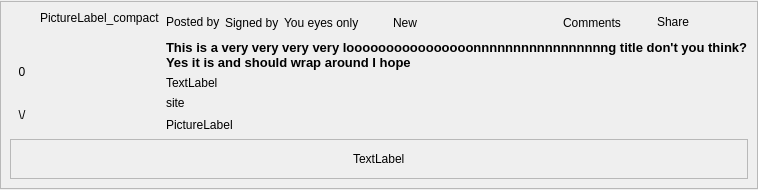
<?xml version="1.0" encoding="UTF-8"?>
<ui version="4.0">
 <class>BoardPostDisplayWidget</class>
 <widget class="QWidget" name="BoardPostDisplayWidget">
  <property name="geometry">
   <rect>
    <x>0</x>
    <y>0</y>
    <width>758</width>
    <height>190</height>
   </rect>
  </property>
  <property name="sizePolicy">
   <sizepolicy hsizetype="Preferred" vsizetype="MinimumExpanding">
    <horstretch>0</horstretch>
    <verstretch>0</verstretch>
   </sizepolicy>
  </property>
  <property name="windowTitle">
   <string notr="true"/>
  </property>
  <property name="styleSheet">
   <string notr="true"/>
  </property>
  <layout class="QVBoxLayout" name="verticalLayout_3">
   <property name="spacing">
    <number>0</number>
   </property>
   <property name="leftMargin">
    <number>0</number>
   </property>
   <property name="topMargin">
    <number>0</number>
   </property>
   <property name="rightMargin">
    <number>0</number>
   </property>
   <property name="bottomMargin">
    <number>0</number>
   </property>
   <item>
    <widget class="QFrame" name="frame">
     <property name="sizePolicy">
      <sizepolicy hsizetype="Preferred" vsizetype="Maximum">
       <horstretch>0</horstretch>
       <verstretch>0</verstretch>
      </sizepolicy>
     </property>
     <property name="frameShape">
      <enum>QFrame::StyledPanel</enum>
     </property>
     <property name="frameShadow">
      <enum>QFrame::Raised</enum>
     </property>
     <layout class="QVBoxLayout" name="verticalLayout_4">
      <item>
       <layout class="QVBoxLayout" name="verticalLayout">
        <item>
         <layout class="QHBoxLayout" name="topLayout">
          <item>
           <layout class="QVBoxLayout" name="arrowsLayout">
            <item>
             <widget class="QToolButton" name="voteUpButton">
              <property name="sizePolicy">
               <sizepolicy hsizetype="Preferred" vsizetype="Preferred">
                <horstretch>0</horstretch>
                <verstretch>0</verstretch>
               </sizepolicy>
              </property>
              <property name="toolTip">
               <string>Vote up</string>
              </property>
              <property name="text">
               <string/>
              </property>
              <property name="icon">
               <iconset resource="Posted_images.qrc">
                <normaloff>:/images/up-arrow.png</normaloff>:/images/up-arrow.png</iconset>
              </property>
              <property name="autoRaise">
               <bool>true</bool>
              </property>
             </widget>
            </item>
            <item>
             <widget class="StyledLabel" name="scoreLabel">
              <property name="font">
               <font>
                <pointsize>9</pointsize>
               </font>
              </property>
              <property name="text">
               <string>0</string>
              </property>
              <property name="alignment">
               <set>Qt::AlignCenter</set>
              </property>
             </widget>
            </item>
            <item>
             <widget class="QToolButton" name="voteDownButton">
              <property name="sizePolicy">
               <sizepolicy hsizetype="Preferred" vsizetype="Preferred">
                <horstretch>0</horstretch>
                <verstretch>0</verstretch>
               </sizepolicy>
              </property>
              <property name="minimumSize">
               <size>
                <width>0</width>
                <height>0</height>
               </size>
              </property>
              <property name="toolTip">
               <string>Vote down</string>
              </property>
              <property name="styleSheet">
               <string notr="true"/>
              </property>
              <property name="text">
               <string>\/</string>
              </property>
              <property name="icon">
               <iconset resource="Posted_images.qrc">
                <normaloff>:/images/down-arrow.png</normaloff>:/images/down-arrow.png</iconset>
              </property>
              <property name="autoRaise">
               <bool>true</bool>
              </property>
             </widget>
            </item>
           </layout>
          </item>
          <item>
           <widget class="QLabel" name="pictureLabel_compact">
            <property name="text">
             <string>PictureLabel_compact</string>
            </property>
            <property name="alignment">
             <set>Qt::AlignLeading|Qt::AlignLeft|Qt::AlignTop</set>
            </property>
           </widget>
          </item>
          <item>
           <layout class="QVBoxLayout" name="verticalLayout_2">
            <property name="sizeConstraint">
             <enum>QLayout::SetMinimumSize</enum>
            </property>
            <item>
             <layout class="QHBoxLayout" name="horizontalLayout_2">
              <property name="spacing">
               <number>5</number>
              </property>
              <property name="leftMargin">
               <number>0</number>
              </property>
              <property name="rightMargin">
               <number>6</number>
              </property>
              <item>
               <widget class="QLabel" name="fromBoldLabel">
                <property name="sizePolicy">
                 <sizepolicy hsizetype="Preferred" vsizetype="Fixed">
                  <horstretch>0</horstretch>
                  <verstretch>0</verstretch>
                 </sizepolicy>
                </property>
                <property name="font">
                 <font>
                  <weight>50</weight>
                  <bold>false</bold>
                 </font>
                </property>
                <property name="text">
                 <string>Posted by</string>
                </property>
               </widget>
              </item>
              <item>
               <widget class="GxsIdLabel" name="fromLabel">
                <property name="sizePolicy">
                 <sizepolicy hsizetype="Minimum" vsizetype="Preferred">
                  <horstretch>0</horstretch>
                  <verstretch>0</verstretch>
                 </sizepolicy>
                </property>
                <property name="text">
                 <string notr="true">Signed by</string>
                </property>
                <property name="openExternalLinks">
                 <bool>true</bool>
                </property>
               </widget>
              </item>
              <item>
               <widget class="QLabel" name="dateLabel">
                <property name="sizePolicy">
                 <sizepolicy hsizetype="Minimum" vsizetype="Preferred">
                  <horstretch>0</horstretch>
                  <verstretch>0</verstretch>
                 </sizepolicy>
                </property>
                <property name="text">
                 <string notr="true">You eyes only</string>
                </property>
                <property name="openExternalLinks">
                 <bool>true</bool>
                </property>
               </widget>
              </item>
              <item>
               <widget class="QToolButton" name="readButton">
                <property name="maximumSize">
                 <size>
                  <width>24</width>
                  <height>16777215</height>
                 </size>
                </property>
                <property name="focusPolicy">
                 <enum>Qt::NoFocus</enum>
                </property>
                <property name="toolTip">
                 <string>Toggle Message Read Status</string>
                </property>
                <property name="icon">
                 <iconset resource="../images.qrc">
                  <normaloff>:/images/message-state-unread.png</normaloff>:/images/message-state-unread.png</iconset>
                </property>
                <property name="checkable">
                 <bool>true</bool>
                </property>
                <property name="checked">
                 <bool>false</bool>
                </property>
                <property name="autoRaise">
                 <bool>true</bool>
                </property>
               </widget>
              </item>
              <item>
               <widget class="QLabel" name="newLabel">
                <property name="text">
                 <string>New</string>
                </property>
               </widget>
              </item>
              <item>
               <spacer name="horizontalSpacer_4">
                <property name="orientation">
                 <enum>Qt::Horizontal</enum>
                </property>
                <property name="sizeType">
                 <enum>QSizePolicy::Expanding</enum>
                </property>
                <property name="sizeHint" stdset="0">
                 <size>
                  <width>70</width>
                  <height>20</height>
                 </size>
                </property>
               </spacer>
              </item>
              <item>
               <widget class="QToolButton" name="commentButton">
                <property name="text">
                 <string>Comments</string>
                </property>
                <property name="icon">
                 <iconset resource="Posted_images.qrc">
                  <normaloff>:/images/comments.png</normaloff>:/images/comments.png</iconset>
                </property>
                <property name="toolButtonStyle">
                 <enum>Qt::ToolButtonTextBesideIcon</enum>
                </property>
                <property name="autoRaise">
                 <bool>true</bool>
                </property>
               </widget>
              </item>
              <item>
               <widget class="QPushButton" name="shareButton">
                <property name="text">
                 <string>Share</string>
                </property>
                <property name="icon">
                 <iconset resource="Posted_images.qrc">
                  <normaloff>:/images/share.png</normaloff>:/images/share.png</iconset>
                </property>
                <property name="flat">
                 <bool>true</bool>
                </property>
               </widget>
              </item>
              <item>
               <widget class="QToolButton" name="expandButton">
                <property name="toolTip">
                 <string>Expand</string>
                </property>
                <property name="text">
                 <string/>
                </property>
                <property name="icon">
                 <iconset resource="Posted_images.qrc">
                  <normaloff>:/images/expand.png</normaloff>:/images/expand.png</iconset>
                </property>
                <property name="autoRaise">
                 <bool>true</bool>
                </property>
               </widget>
              </item>
             </layout>
            </item>
            <item>
             <widget class="StyledLabel" name="titleLabel">
              <property name="sizePolicy">
               <sizepolicy hsizetype="Preferred" vsizetype="Preferred">
                <horstretch>0</horstretch>
                <verstretch>0</verstretch>
               </sizepolicy>
              </property>
              <property name="font">
               <font>
                <family>Arial</family>
                <pointsize>10</pointsize>
                <weight>75</weight>
                <bold>true</bold>
               </font>
              </property>
              <property name="text">
               <string notr="true">This is a very very very very loooooooooooooooonnnnnnnnnnnnnnnnng title don't you think? Yes it is and should wrap around I hope</string>
              </property>
              <property name="alignment">
               <set>Qt::AlignLeading|Qt::AlignLeft|Qt::AlignTop</set>
              </property>
              <property name="wordWrap">
               <bool>true</bool>
              </property>
              <property name="openExternalLinks">
               <bool>true</bool>
              </property>
              <property name="textInteractionFlags">
               <set>Qt::LinksAccessibleByMouse|Qt::TextSelectableByMouse</set>
              </property>
             </widget>
            </item>
            <item>
             <widget class="QLabel" name="notes">
              <property name="text">
               <string>TextLabel</string>
              </property>
              <property name="wordWrap">
               <bool>true</bool>
              </property>
              <property name="openExternalLinks">
               <bool>true</bool>
              </property>
             </widget>
            </item>
            <item>
             <widget class="QLabel" name="siteLabel">
              <property name="sizePolicy">
               <sizepolicy hsizetype="Expanding" vsizetype="Preferred">
                <horstretch>0</horstretch>
                <verstretch>0</verstretch>
               </sizepolicy>
              </property>
              <property name="text">
               <string notr="true">site</string>
              </property>
              <property name="openExternalLinks">
               <bool>true</bool>
              </property>
             </widget>
            </item>
            <item>
             <layout class="QHBoxLayout" name="pictureLabelLayout">
              <item>
               <widget class="QLabel" name="pictureLabel">
                <property name="text">
                 <string>PictureLabel</string>
                </property>
                <property name="scaledContents">
                 <bool>true</bool>
                </property>
               </widget>
              </item>
              <item>
               <spacer name="horizontalSpacer">
                <property name="orientation">
                 <enum>Qt::Horizontal</enum>
                </property>
                <property name="sizeHint" stdset="0">
                 <size>
                  <width>268</width>
                  <height>17</height>
                 </size>
                </property>
               </spacer>
              </item>
             </layout>
            </item>
           </layout>
          </item>
         </layout>
        </item>
        <item>
         <widget class="QFrame" name="frame_picture">
          <property name="frameShape">
           <enum>QFrame::StyledPanel</enum>
          </property>
          <property name="frameShadow">
           <enum>QFrame::Raised</enum>
          </property>
          <layout class="QHBoxLayout" name="horizontalLayout_4">
           <item>
            <spacer name="horizontalSpacer_2">
             <property name="orientation">
              <enum>Qt::Horizontal</enum>
             </property>
             <property name="sizeHint" stdset="0">
              <size>
               <width>257</width>
               <height>20</height>
              </size>
             </property>
            </spacer>
           </item>
           <item>
            <widget class="QLabel" name="pictureLabel_2">
             <property name="text">
              <string>TextLabel</string>
             </property>
             <property name="scaledContents">
              <bool>true</bool>
             </property>
             <property name="textInteractionFlags">
              <set>Qt::LinksAccessibleByMouse|Qt::TextSelectableByMouse</set>
             </property>
            </widget>
           </item>
           <item>
            <spacer name="horizontalSpacer_5">
             <property name="orientation">
              <enum>Qt::Horizontal</enum>
             </property>
             <property name="sizeHint" stdset="0">
              <size>
               <width>257</width>
               <height>20</height>
              </size>
             </property>
            </spacer>
           </item>
          </layout>
         </widget>
        </item>
       </layout>
      </item>
     </layout>
    </widget>
   </item>
  </layout>
 </widget>
 <customwidgets>
  <customwidget>
   <class>GxsIdLabel</class>
   <extends>QLabel</extends>
   <header>gui/gxs/GxsIdLabel.h</header>
  </customwidget>
  <customwidget>
   <class>StyledLabel</class>
   <extends>QLabel</extends>
   <header>gui/common/StyledLabel.h</header>
  </customwidget>
 </customwidgets>
 <resources>
  <include location="../images.qrc"/>
  <include location="Posted_images.qrc"/>
 </resources>
 <connections/>
</ui>
